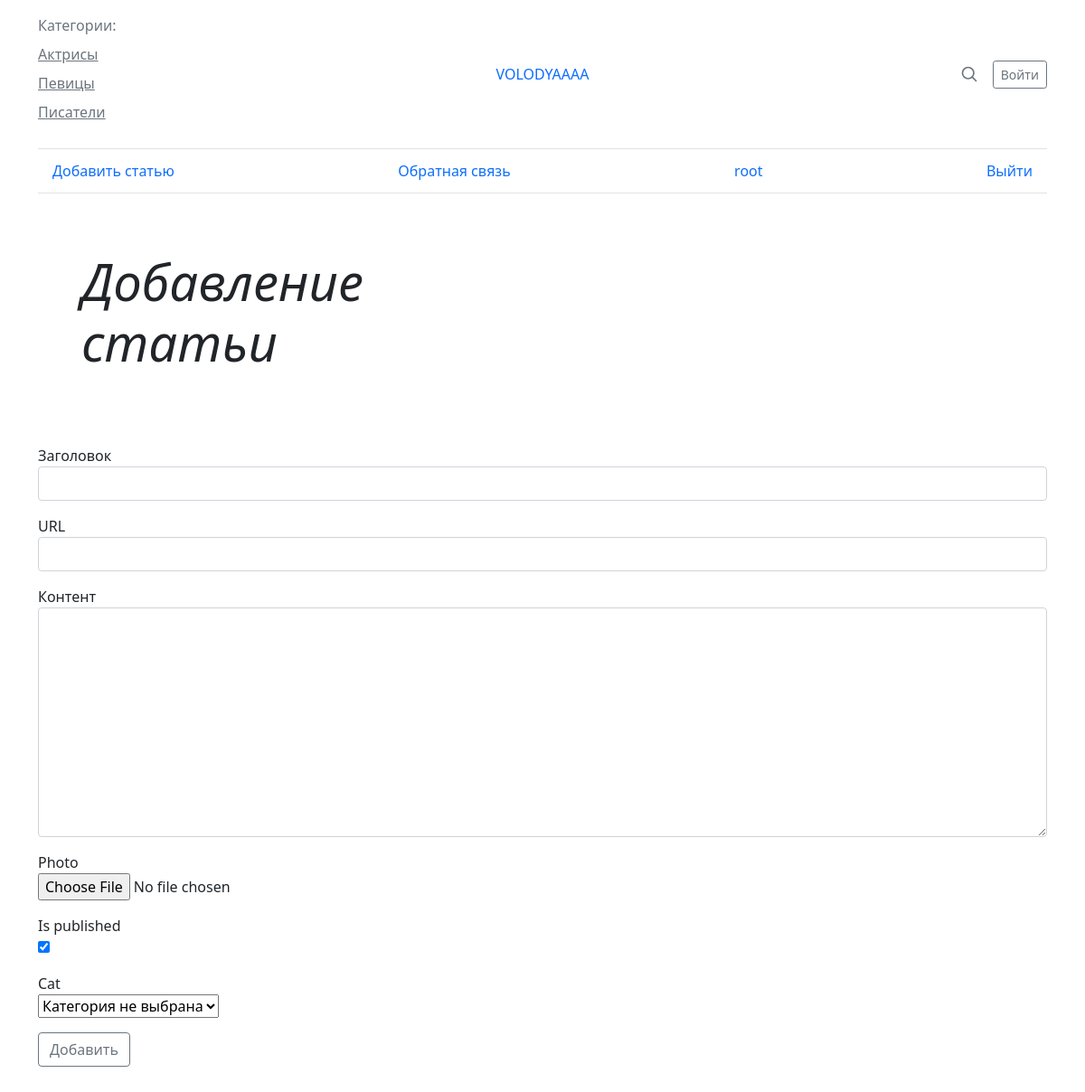
Screenshot of /addpage/ (signed in) with the database file from the repository.
### women/models.py (models this page shows)
class Category(models.Model):
    name = models.CharField(max_length=100, db_index=True)
    slug = models.SlugField(max_length=255, unique=True, db_index=True, verbose_name="URL" )
    def __str__(self):
        return self.name
    def get_absolute_url(self):
        return reverse('category', kwargs={'cat_slug': self.slug})
    class Meta:
        verbose_name = 'Категории'
        verbose_name_plural = 'Категории'

### women/views.py (the view)
# urls.py: path('addpage/', AddPage.as_view(), name='add_page'),
class AddPage(LoginRequiredMixin, DataMixin, CreateView):
    form_class = AddPostForm
    template_name = 'women/addpage.html'
    success_url = reverse_lazy('home')
    login_url = reverse_lazy('home')
    def get_context_data(self, *, object_list=None, **kwargs ):
        context = super().get_context_data(**kwargs)
        c_def = self.get_user_context(title="Добавление статьи")
        return dict(list(context.items()) + list(c_def.items()))

### women/forms.py (shortened to what this page needs)
class AddPostForm(forms.ModelForm):
    def __init__(self, *args, **kwargs):
        super().__init__(*args, **kwargs)
        self.fields['cat'].empty_label = "Категория не выбрана"
    class Meta:
        model = Women
        fields = ['title', 'slug', 'content', 'photo', 'is_published', 'cat']
        widgets = {
            'title': forms.TextInput(attrs={'class': 'form-control'}),
            'slug': forms.TextInput(attrs={'class': 'form-control'}),
            'content': forms.Textarea(attrs={'cols': 60, 'rows': 10, 'class': 'form-control'}),
        }

### women/utils.py (called while the page is built)
    def get_user_context(self, **kwargs):
        context = kwargs
        cats = Category.objects.annotate(Count('women'))
        user_menu = menu.copy()
        if not self.request.user.is_authenticated:
            user_menu.pop(0)
        context['menu'] = user_menu
        context['cats'] = cats
        if 'cat_selected' not in context:
            context['cat_selected'] = 0
        return context

### women/templates/women/addpage.html (shortened to what this page needs)
{% extends 'women/base.html' %}
{% block content %}
<div class="mb-5 form" >
    <form action="{% url 'add_page' %}" method="post" enctype="multipart/form-data">
      {% for f in form %}
      <div class="form-group">
        <label for="{{ f.id_for_label }}">{{ f.label }}</label>
       <p>{{f}}</p>
      </div>
      {% endfor %}
      <button type="submit" class="btn btn-outline-secondary">Добавить</button>
    </form>
</div>
{%endblock%}

### women/templates/women/base.html (shortened to what this page needs)
{% load static %}
{% load women_tags %}
<!DOCTYPE html>
<html lang="en">
<head>
    <link rel="stylesheet" href="{% static 'women/css/style.css' %}">
</head>
<body>
    <div class="container">
        <header class="border-bottom lh-1 py-3">
          <div class="row flex-nowrap justify-content-between align-items-center">
            <div class="col-4 pt-1">
              <p class="link-secondary " >Категории:</p>
             {% for c in cats %}
              {% if c.women__count > 0 %}
             {% if c.pk == cat_selected %}
             <p class="link-primary ">{{c.name}}</p>
             {% else %}
   <p><a class="link-secondary " href="{{ c.get_absolute_url }}">{{c.name}}</a></p>
             {% endif %}
             {% endif %}
             {% endfor %}
            </div>
            <div class="col-4 text-center">
              <a class="blog-header-logo text-body-emphasis text-decoration-none text-uppercase" href="{% url 'home' %}"> VOLODYAAAA</a>
            </div>
            <div class="col-4 d-flex justify-content-end align-items-center">
              <a class="link-secondary" href="#" aria-label="Search">
                <svg xmlns="http://www.w3.org/2000/svg" width="20" height="20" fill="none" stroke="currentColor" stroke-linecap="round" stroke-linejoin="round" stroke-width="2" class="mx-3" role="img" viewBox="0 0 24 24"><title>Search</title><circle cx="10.5" cy="10.5" r="7.5"></circle><path d="M21 21l-5.2-5.2"></path></svg>
              </a>
              <a class="btn btn-sm btn-outline-secondary" href="#">Войти</a>
            </div>
          </div>
        </header>
        {% block mainmenu %}
        <div class="nav-scroller py-1 mb-3 border-bottom">
          <nav class="nav nav-underline justify-content-between">
            {% for m in menu %}
            <a class="nav-item nav-link link-body-emphasis active" href="{% url m.url_name  %}">{{m.title}}</a>
            {% endfor %}
            {% endblock mainmenu %}
            {% if request.user.is_authenticated %}
            <a class="nav-item nav-link link-body-emphasis " href="№">{{user.username}}</a>
            <a class="nav-item nav-link link-body-emphasis " href="{% url 'logout'  %}">Выйти</a>
            {% else %}
            <a class="nav-item nav-link link-body-emphasis " href="{% url 'register'  %}">Регистрация</a>
            <a class="nav-item nav-link link-body-emphasis " href="{% url 'login'  %}">Войти</a>
            {% endif %}
          </nav>
        </div>
      </div>
      <main class="container container-fluid">
        <div class="p-4 p-md-5 mb-4 rounded text-body-emphasis bg-body-secondary">
            <div class="col-lg-6 px-0">
              <h1 class="display-4 fst-italic ">{{title}}</h1>
            </div>
          </div>
{% block content %}
{% endblock %}
        </main>
</body>
</html>

### rows the page displays
Category: name "Актрисы"
Category: name "Певицы"
Category: name "Писатели"

### other values shown
{{ m.title }} "Добавить статью" "Обратная связь"
{{ user.username }} "root"
{{ title }} "Добавление статьи"
{{ f.label }} "Заголовок" "URL" "Контент" "Photo" "Is published" "Cat"
